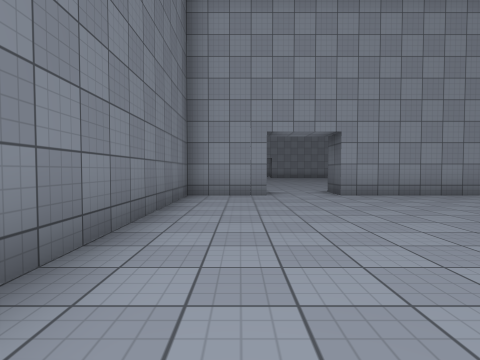
view 1 (above)

18 first-person views from a walk through a 3-D level made in the Unity game engine. The camera is 1.2 m above the floor, tilts 2° down and sees 80° across. Doors are open. The floor is counted in squares, 2 m on a side. Each view is taken from the middle of a square. On the plan, view 1 faces up. The plan holds only what a view shows up to about 9 squares ahead; the rest is blank. The place goes on beyond the plan. The player is left out. Surface patterns are stand-ins for the level's own textures.

view 2
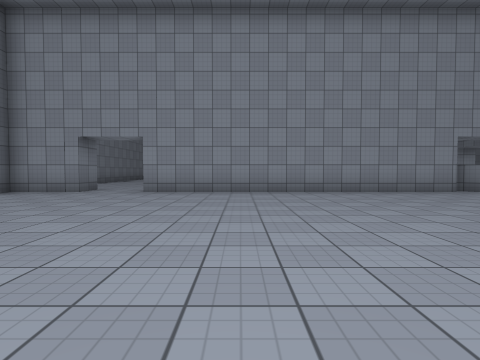

view 3
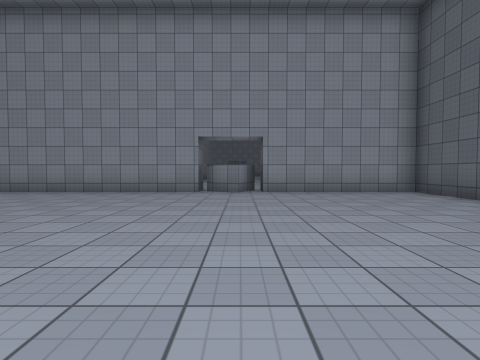

view 4
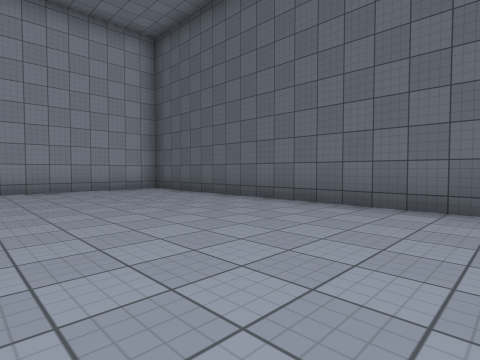

view 5
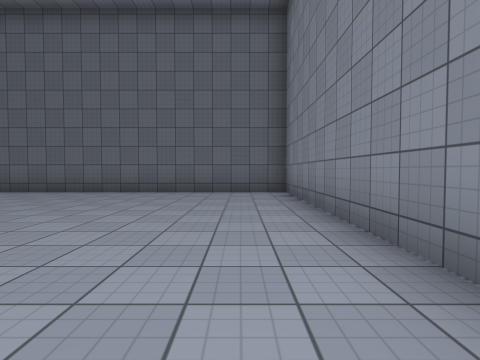

view 6
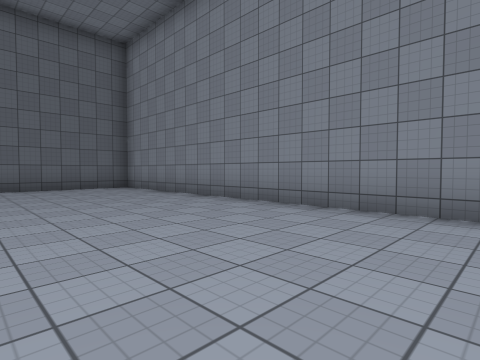

view 7
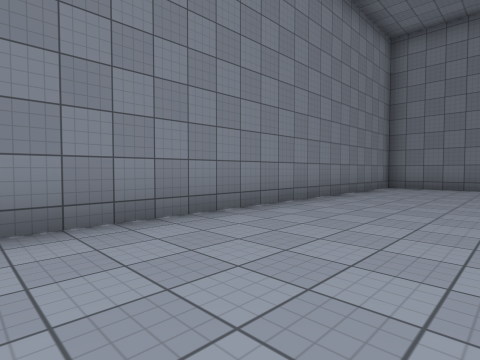

view 8
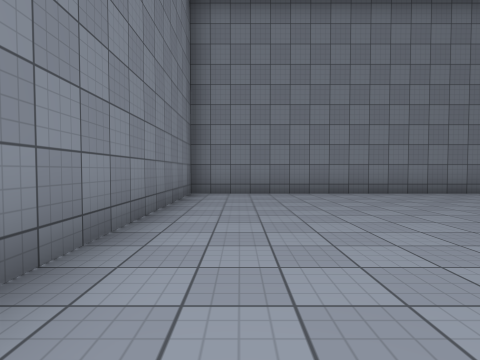

view 9
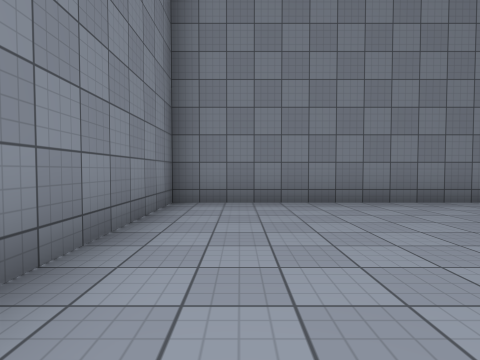

view 10
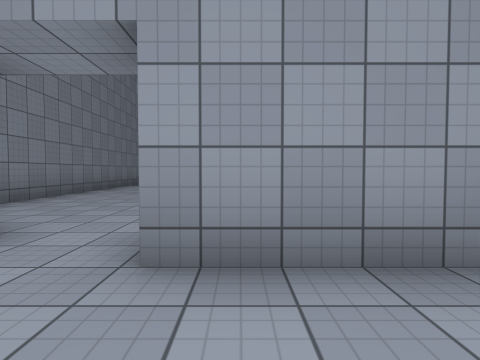

view 11
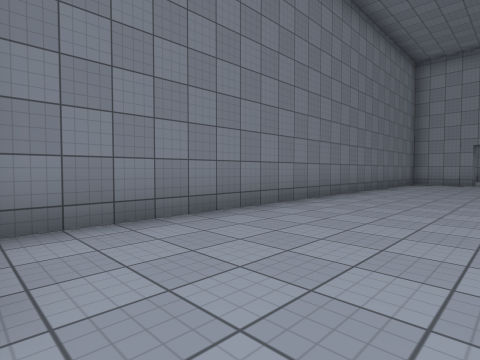

view 12
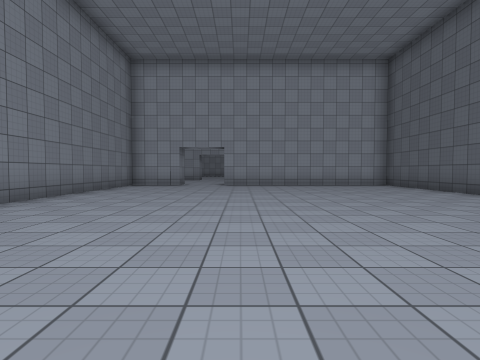

view 13
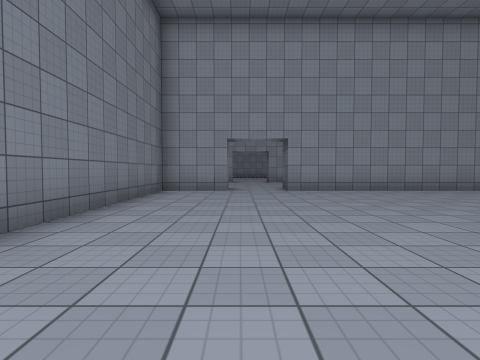

view 14
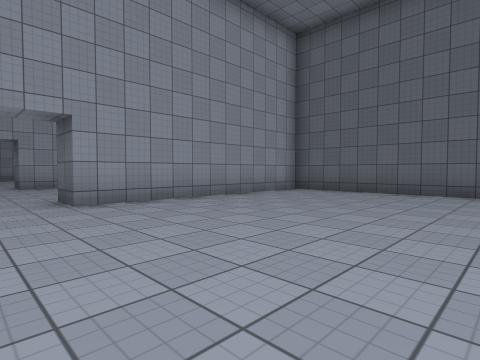

view 15
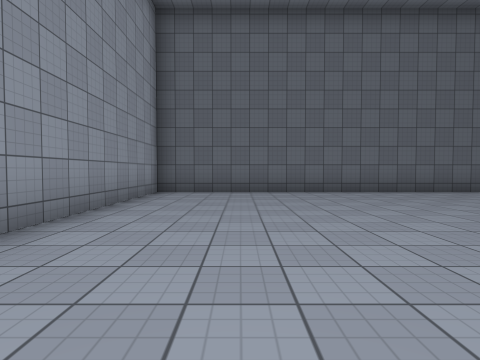

view 16
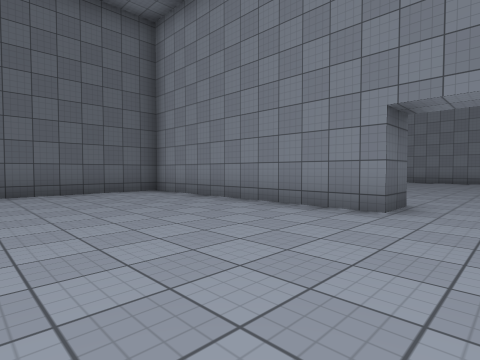

view 17
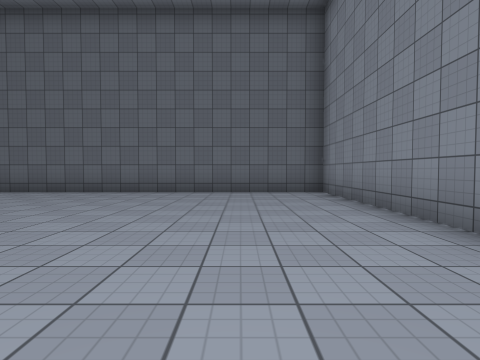

view 18
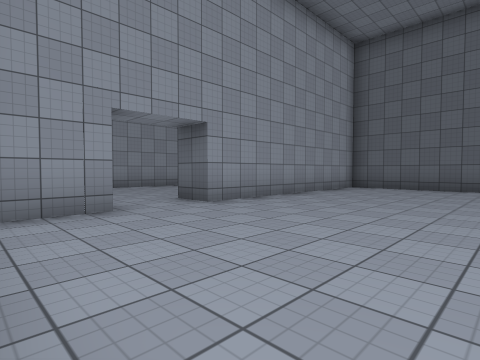

### Floor plan
Points are (right, up) in squares from view 1. A wall is a line through its corners. A room is listed if a view was taken in it or the views show most of it. See-through windows are left out.
Room 1 (views 1, 2, 3, 4, 5, 6, 7, 8, 9, 10)
walls: (10.9, 6.7) (2.4, 6.7); (12.5, 7.5) (11.9, 6.6) (11, 7.1); (0.6, 6.7) (-1.2, 6.7) (-1.2, -3.2) (16.8, -3.2) (16.8, 6.7) (12.6, 6.7)
ways out: open door at (1.5, 7) to room 2; opening at (12, 7)
Room 2 (views 11, 12, 13, 14, 15, 16, 17, 18)
walls: (0.8, 21.2) (-1.2, 21.2) (-1.2, 8.3); (0.6, 7.8) (0.6, 6.7); (2.4, 6.7) (2.4, 7.7) (8.8, 7.7) (8.8, 21.2) (2.4, 21.2) (2.4, 22.2)
ways out: open door at (1.5, 7) to room 1

Where each view was taken, in squares from view 1:
view 1: 0 up, 0 right, facing up
view 2: 1 down, 5 right, facing up
view 3: 1 down, 12 right, facing up
view 4: 2 down, 12 right, facing up-right
view 5: 2 down, 9 right, facing right
view 6: 1 up, 7 right, facing down-right
view 7: 0 up, 9 right, facing down-left
view 8: 2 down, 6 right, facing left
view 9: 2 down, 4 right, facing left
view 10: 5 up, 3 right, facing up
view 11: 8 up, 2 right, facing up-left
view 12: 10 up, 3 right, facing up
view 13: 13 up, 1 right, facing up
view 14: 16 up, 1 right, facing up-right
view 15: 19 up, 1 right, facing right
view 16: 12 up, 1 right, facing down-right
view 17: 10 up, 1 right, facing right
view 18: 17 up, 1 left, facing up-right
